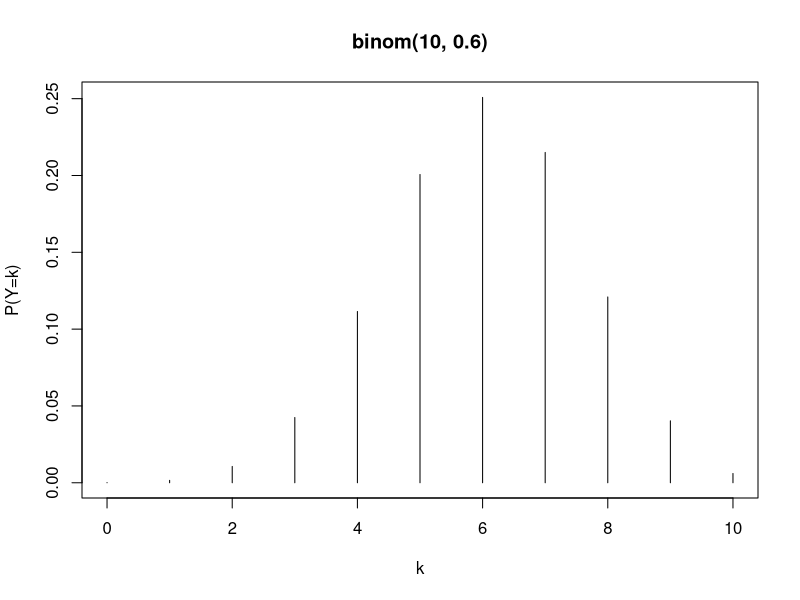
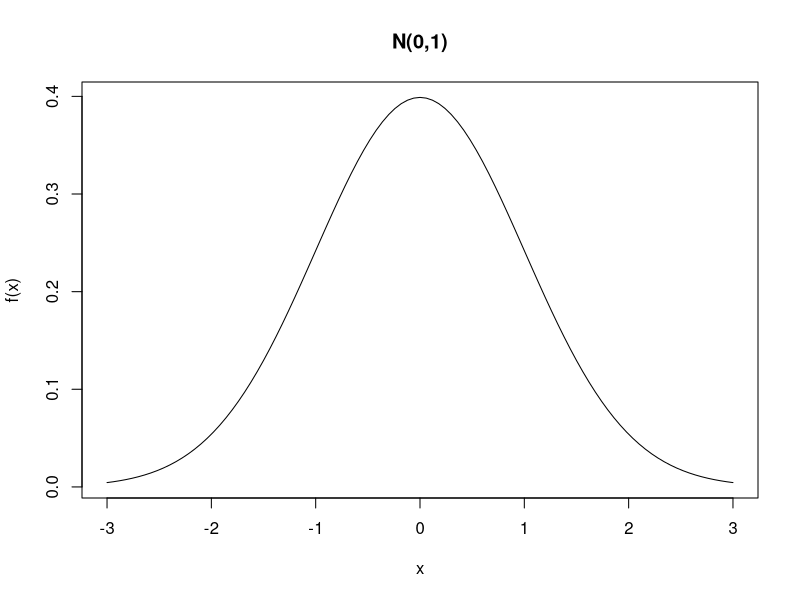

These charts were generated, in order, by the following R code:
## -----------------------------------------------------------------------------
n <- 10 # Number of trials
p <- 0.6 # Probability of success
k <- 4 # Number of successes

choose(n, k) * p^k * (1 - p)^(n - k)

## -----------------------------------------------------------------------------
dbinom(k, size = n, prob = p)

## -----------------------------------------------------------------------------
sum(dbinom(0:5, size = n, prob = p))
pbinom(5, size = n, prob = p) # Specific R function

## -----------------------------------------------------------------------------
1 - pbinom(5, size = n, prob = p)
pbinom(5, size = n, prob = p, lower.tail = FALSE)

## -----------------------------------------------------------------------------
n * p # Expected value obtained through analytical computations
sum(0:n * dbinom(0:n, size = n, prob = 0.6)) # Numerical computation

## -----------------------------------------------------------------------------
sum(sqrt(0:n) * dbinom(0:n, size = n, prob = 0.6))

## -----------------------------------------------------------------------------
qbinom(0.25, size = 10, prob = 0.6) # First quartile

## -----------------------------------------------------------------------------
pbinom(4, size = 10, prob = 0.6) # The value is smaller than 0.25
pbinom(5, size = 10, prob = 0.6) # The value is larger than 0.25

## -----------------------------------------------------------------------------
kk <- 0:n
prob <- dbinom(0:n, size = n, prob = p)
plot(kk, prob, type = "h", main = "binom(10, 0.6)", xlab = "k", ylab = "P(Y=k)")

## -----------------------------------------------------------------------------
x <- 1 # Point at which to compute the density
mu <- 3 # Mean
sigma2 <- 10 # Variance

1 / sqrt(2 * pi * sigma2) * exp(-1 / (2 * sigma2) * (x - mu)^2)
dnorm(x, mean = mu, sd = sqrt(sigma2))

## -----------------------------------------------------------------------------
integrate(dnorm, lower = -1, upper = 1)

## -----------------------------------------------------------------------------
pnorm(1) - pnorm(-1)

## -----------------------------------------------------------------------------
qnorm(0.75)

## -----------------------------------------------------------------------------
pnorm(qnorm(0.75))

## -----------------------------------------------------------------------------
curve(dnorm(x, mean = 0, sd = 1), from = -3, to = 3, ylab = "f(x)", main = "N(0,1)")

## -----------------------------------------------------------------------------
set.seed(123) # Fixes the "seed", see below
R <- 5
rnorm(R, mean = 0, sd = 1)

## -----------------------------------------------------------------------------
dice <- 1:6

## -----------------------------------------------------------------------------
set.seed(123) # R command to fix the "seed"
sample(x = dice, size = 1) # size = 1 implies that a single die is rolled

## -----------------------------------------------------------------------------
set.seed(140)
n <- 10
# replace = TRUE implies that the die is rolled 10 times
sim <- sample(dice, size = n, replace = TRUE)
sim

## -----------------------------------------------------------------------------
sample(1:90, size = 5, replace = FALSE)

## -----------------------------------------------------------------------------
sample(dice)
